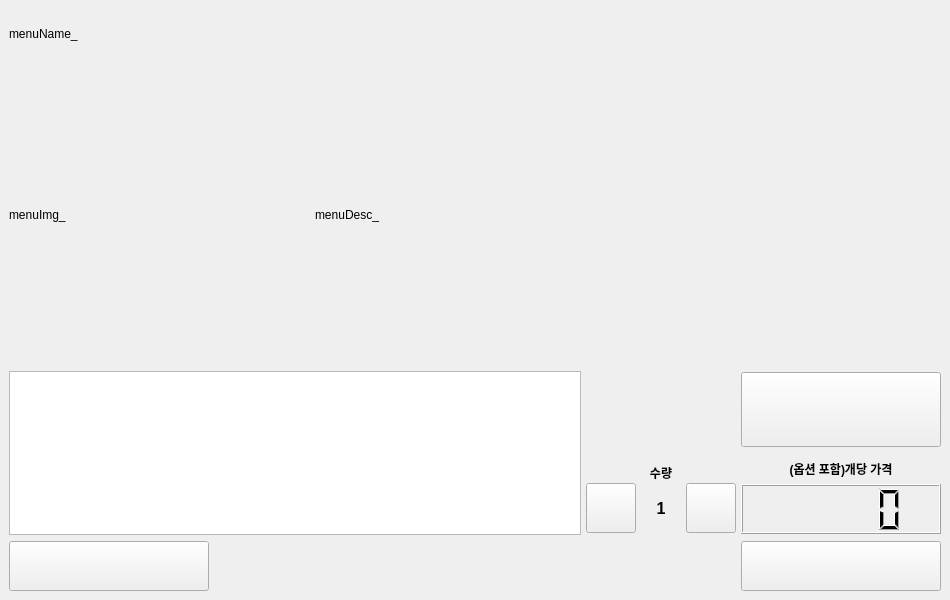
<?xml version="1.0" encoding="UTF-8"?>
<ui version="4.0">
 <class>Dialog</class>
 <widget class="QDialog" name="Dialog">
  <property name="windowModality">
   <enum>Qt::ApplicationModal</enum>
  </property>
  <property name="geometry">
   <rect>
    <x>0</x>
    <y>0</y>
    <width>950</width>
    <height>600</height>
   </rect>
  </property>
  <property name="sizePolicy">
   <sizepolicy hsizetype="Fixed" vsizetype="Fixed">
    <horstretch>0</horstretch>
    <verstretch>0</verstretch>
   </sizepolicy>
  </property>
  <property name="minimumSize">
   <size>
    <width>950</width>
    <height>600</height>
   </size>
  </property>
  <property name="maximumSize">
   <size>
    <width>950</width>
    <height>600</height>
   </size>
  </property>
  <property name="windowTitle">
   <string>Dialog</string>
  </property>
  <property name="styleSheet">
   <string notr="true">#Dialog {
	border-image: url(:/.all/src/BG2.png);
}

#btn_start {
	
	border-image: url(:/-1_aiDialog/src/aiDialog1_O.png);
}
#btn_start:hover {
	
	border-image: url(:/-1_aiDialog/src/aiDialog1_P.png);
}
#btn_start:pressed {
	
	border-image: url(:/-1_aiDialog/src/aiDialog1_H.png);
}
#btn_start:checked {
	
	border-image: url(:/-1_aiDialog/src/aiDialog1_H.png);
}

#btn_quit {
	
	border-image: url(:/-1_aiDialog/src/aiDialog2_O.png);
}
#btn_quit:hover {
	
	border-image: url(:/-1_aiDialog/src/aiDialog2_H.png);
}

#btnDec {
	
	border-image: url(:/2-2_cartItem/src/cartMinus_O.png);
}
#btnDec:hover {
	
	border-image: url(:/2-2_cartItem/src/cartMinus_H.png);
}
#btnDec:disabled {

	border-image: url(:/2-2_cartItem/src/cartMinus_D.png);
}

#btnInc {
	
	border-image: url(:/2-2_cartItem/src/cartAdd_O.png);
}
#btnInc:hover {

	border-image: url(:/2-2_cartItem/src/cartAdd_H.png);
}

#aiSelectOption {

	border-image: url(:/-1-1_aiDialog2/src/aiOptionS_O.png);
}
#aiSelectOption:hover {

	border-image: url(:/-1-1_aiDialog2/src/aiOptionS_H.png);
}

#aiAddCart {
	
	border-image: url(:/-1-1_aiDialog2/src/aiCartbtn_O.png);
}
#aiAddCart:hover {
	
	border-image: url(:/-1-1_aiDialog2/src/aiCartbtn_H.png);
}

#btn_back {

	border-image: url(:/-1-1_aiDialog2/src/btnBack_O.png);
}
#btn_back:hover {
	border-image: url(:/-1-1_aiDialog2/src/btnBack_H.png);
}

#btn_ReStart {
	border-image: url(:/-1-1_aiDialog2/src/btnRe_O.png);
}
#btn_ReStart:hover {

	border-image: url(:/-1-1_aiDialog2/src/btnRe_H.png);
}</string>
  </property>
  <layout class="QGridLayout" name="gridLayout">
   <property name="leftMargin">
    <number>0</number>
   </property>
   <property name="topMargin">
    <number>0</number>
   </property>
   <property name="rightMargin">
    <number>0</number>
   </property>
   <property name="bottomMargin">
    <number>0</number>
   </property>
   <property name="spacing">
    <number>0</number>
   </property>
   <item row="0" column="0">
    <widget class="QStackedWidget" name="stackedWidget">
     <property name="currentIndex">
      <number>2</number>
     </property>
     <widget class="QWidget" name="page">
      <layout class="QGridLayout" name="gridLayout_2">
       <item row="0" column="2">
        <widget class="QLabel" name="label">
         <property name="font">
          <font>
           <family>HY그래픽M</family>
           <pointsize>12</pointsize>
           <weight>50</weight>
           <bold>false</bold>
          </font>
         </property>
         <property name="text">
          <string>버튼을 눌러 주문하세요.

예시) 카페라떼 한잔 줘</string>
         </property>
         <property name="alignment">
          <set>Qt::AlignCenter</set>
         </property>
         <property name="textInteractionFlags">
          <set>Qt::NoTextInteraction</set>
         </property>
        </widget>
       </item>
       <item row="0" column="1">
        <widget class="QPushButton" name="btn_start">
         <property name="minimumSize">
          <size>
           <width>200</width>
           <height>200</height>
          </size>
         </property>
         <property name="maximumSize">
          <size>
           <width>200</width>
           <height>200</height>
          </size>
         </property>
         <property name="text">
          <string/>
         </property>
         <property name="checkable">
          <bool>true</bool>
         </property>
         <property name="checked">
          <bool>false</bool>
         </property>
        </widget>
       </item>
       <item row="0" column="0">
        <widget class="QLabel" name="label_2">
         <property name="text">
          <string/>
         </property>
        </widget>
       </item>
       <item row="1" column="1">
        <widget class="QPushButton" name="btn_quit">
         <property name="minimumSize">
          <size>
           <width>200</width>
           <height>50</height>
          </size>
         </property>
         <property name="maximumSize">
          <size>
           <width>200</width>
           <height>50</height>
          </size>
         </property>
         <property name="text">
          <string/>
         </property>
        </widget>
       </item>
      </layout>
     </widget>
     <widget class="QWidget" name="page_InExact">
      <layout class="QVBoxLayout" name="verticalLayout">
       <item>
        <widget class="QLabel" name="inputStr_">
         <property name="sizePolicy">
          <sizepolicy hsizetype="Preferred" vsizetype="Fixed">
           <horstretch>0</horstretch>
           <verstretch>0</verstretch>
          </sizepolicy>
         </property>
         <property name="minimumSize">
          <size>
           <width>0</width>
           <height>50</height>
          </size>
         </property>
         <property name="text">
          <string>입력 결과: </string>
         </property>
        </widget>
       </item>
       <item>
        <widget class="QListWidget" name="ai_InExactListWidget"/>
       </item>
       <item>
        <layout class="QHBoxLayout" name="horizontalLayout_3">
         <item>
          <widget class="QPushButton" name="btn_ReStart">
           <property name="minimumSize">
            <size>
             <width>200</width>
             <height>50</height>
            </size>
           </property>
           <property name="text">
            <string/>
           </property>
          </widget>
         </item>
         <item>
          <spacer name="horizontalSpacer_2">
           <property name="orientation">
            <enum>Qt::Horizontal</enum>
           </property>
           <property name="sizeHint" stdset="0">
            <size>
             <width>40</width>
             <height>20</height>
            </size>
           </property>
          </spacer>
         </item>
         <item>
          <widget class="QPushButton" name="pushButton_5">
           <property name="enabled">
            <bool>false</bool>
           </property>
           <property name="minimumSize">
            <size>
             <width>200</width>
             <height>50</height>
            </size>
           </property>
           <property name="text">
            <string>다음으로</string>
           </property>
          </widget>
         </item>
        </layout>
       </item>
      </layout>
     </widget>
     <widget class="QWidget" name="page_Exact">
      <layout class="QVBoxLayout" name="verticalLayout_2">
       <item>
        <widget class="QLabel" name="menuName_">
         <property name="sizePolicy">
          <sizepolicy hsizetype="Preferred" vsizetype="Fixed">
           <horstretch>0</horstretch>
           <verstretch>0</verstretch>
          </sizepolicy>
         </property>
         <property name="minimumSize">
          <size>
           <width>0</width>
           <height>50</height>
          </size>
         </property>
         <property name="text">
          <string>menuName_</string>
         </property>
        </widget>
       </item>
       <item>
        <layout class="QHBoxLayout" name="horizontalLayout">
         <item>
          <widget class="QLabel" name="menuImg_">
           <property name="minimumSize">
            <size>
             <width>300</width>
             <height>300</height>
            </size>
           </property>
           <property name="maximumSize">
            <size>
             <width>300</width>
             <height>300</height>
            </size>
           </property>
           <property name="text">
            <string>menuImg_</string>
           </property>
          </widget>
         </item>
         <item>
          <widget class="QLabel" name="menuDesc_">
           <property name="text">
            <string>menuDesc_</string>
           </property>
          </widget>
         </item>
        </layout>
       </item>
       <item>
        <layout class="QHBoxLayout" name="horizontalLayout_4">
         <property name="spacing">
          <number>5</number>
         </property>
         <item>
          <widget class="QListWidget" name="aiOptionListWidget">
           <property name="minimumSize">
            <size>
             <width>0</width>
             <height>0</height>
            </size>
           </property>
           <property name="maximumSize">
            <size>
             <width>600</width>
             <height>16777215</height>
            </size>
           </property>
          </widget>
         </item>
         <item>
          <layout class="QVBoxLayout" name="verticalLayout_4">
           <property name="spacing">
            <number>0</number>
           </property>
           <item>
            <spacer name="verticalSpacer">
             <property name="orientation">
              <enum>Qt::Vertical</enum>
             </property>
             <property name="sizeType">
              <enum>QSizePolicy::Fixed</enum>
             </property>
             <property name="sizeHint" stdset="0">
              <size>
               <width>20</width>
               <height>60</height>
              </size>
             </property>
            </spacer>
           </item>
           <item>
            <widget class="QLabel" name="label_3">
             <property name="minimumSize">
              <size>
               <width>0</width>
               <height>50</height>
              </size>
             </property>
             <property name="maximumSize">
              <size>
               <width>16777215</width>
               <height>50</height>
              </size>
             </property>
             <property name="font">
              <font>
               <weight>75</weight>
               <bold>true</bold>
              </font>
             </property>
             <property name="text">
              <string>수량</string>
             </property>
             <property name="alignment">
              <set>Qt::AlignBottom|Qt::AlignHCenter</set>
             </property>
            </widget>
           </item>
           <item>
            <layout class="QHBoxLayout" name="horizontalLayout_5">
             <property name="spacing">
              <number>0</number>
             </property>
             <item>
              <widget class="QPushButton" name="btnDec">
               <property name="sizePolicy">
                <sizepolicy hsizetype="Fixed" vsizetype="Fixed">
                 <horstretch>0</horstretch>
                 <verstretch>0</verstretch>
                </sizepolicy>
               </property>
               <property name="minimumSize">
                <size>
                 <width>50</width>
                 <height>50</height>
                </size>
               </property>
               <property name="maximumSize">
                <size>
                 <width>50</width>
                 <height>50</height>
                </size>
               </property>
               <property name="text">
                <string/>
               </property>
              </widget>
             </item>
             <item>
              <widget class="QLabel" name="menuAmount_">
               <property name="sizePolicy">
                <sizepolicy hsizetype="Fixed" vsizetype="Fixed">
                 <horstretch>0</horstretch>
                 <verstretch>0</verstretch>
                </sizepolicy>
               </property>
               <property name="minimumSize">
                <size>
                 <width>50</width>
                 <height>50</height>
                </size>
               </property>
               <property name="maximumSize">
                <size>
                 <width>50</width>
                 <height>50</height>
                </size>
               </property>
               <property name="font">
                <font>
                 <pointsize>12</pointsize>
                 <weight>75</weight>
                 <bold>true</bold>
                </font>
               </property>
               <property name="text">
                <string>1</string>
               </property>
               <property name="alignment">
                <set>Qt::AlignCenter</set>
               </property>
              </widget>
             </item>
             <item>
              <widget class="QPushButton" name="btnInc">
               <property name="sizePolicy">
                <sizepolicy hsizetype="Fixed" vsizetype="Fixed">
                 <horstretch>0</horstretch>
                 <verstretch>0</verstretch>
                </sizepolicy>
               </property>
               <property name="minimumSize">
                <size>
                 <width>50</width>
                 <height>50</height>
                </size>
               </property>
               <property name="maximumSize">
                <size>
                 <width>50</width>
                 <height>50</height>
                </size>
               </property>
               <property name="text">
                <string/>
               </property>
              </widget>
             </item>
            </layout>
           </item>
          </layout>
         </item>
         <item>
          <layout class="QVBoxLayout" name="verticalLayout_3">
           <item>
            <widget class="QPushButton" name="aiSelectOption">
             <property name="minimumSize">
              <size>
               <width>200</width>
               <height>75</height>
              </size>
             </property>
             <property name="maximumSize">
              <size>
               <width>200</width>
               <height>75</height>
              </size>
             </property>
             <property name="text">
              <string/>
             </property>
            </widget>
           </item>
           <item>
            <widget class="QLabel" name="label_5">
             <property name="minimumSize">
              <size>
               <width>0</width>
               <height>0</height>
              </size>
             </property>
             <property name="maximumSize">
              <size>
               <width>16777215</width>
               <height>25</height>
              </size>
             </property>
             <property name="font">
              <font>
               <weight>75</weight>
               <bold>true</bold>
              </font>
             </property>
             <property name="text">
              <string>(옵션 포함)개당 가격</string>
             </property>
             <property name="alignment">
              <set>Qt::AlignBottom|Qt::AlignHCenter</set>
             </property>
            </widget>
           </item>
           <item>
            <widget class="QLCDNumber" name="itemPrice_">
             <property name="minimumSize">
              <size>
               <width>0</width>
               <height>50</height>
              </size>
             </property>
             <property name="maximumSize">
              <size>
               <width>16777215</width>
               <height>50</height>
              </size>
             </property>
            </widget>
           </item>
          </layout>
         </item>
        </layout>
       </item>
       <item>
        <layout class="QHBoxLayout" name="horizontalLayout_2">
         <item>
          <widget class="QPushButton" name="btn_back">
           <property name="minimumSize">
            <size>
             <width>200</width>
             <height>50</height>
            </size>
           </property>
           <property name="text">
            <string/>
           </property>
          </widget>
         </item>
         <item>
          <spacer name="horizontalSpacer">
           <property name="orientation">
            <enum>Qt::Horizontal</enum>
           </property>
           <property name="sizeHint" stdset="0">
            <size>
             <width>40</width>
             <height>20</height>
            </size>
           </property>
          </spacer>
         </item>
         <item>
          <widget class="QPushButton" name="aiAddCart">
           <property name="minimumSize">
            <size>
             <width>200</width>
             <height>50</height>
            </size>
           </property>
           <property name="text">
            <string/>
           </property>
          </widget>
         </item>
        </layout>
       </item>
      </layout>
     </widget>
    </widget>
   </item>
  </layout>
 </widget>
 <resources>
  <include location="../UI/resources.qrc"/>
 </resources>
 <connections>
  <connection>
   <sender>btn_start</sender>
   <signal>clicked()</signal>
   <receiver>Dialog</receiver>
   <slot>btn_Start()</slot>
   <hints>
    <hint type="sourcelabel">
     <x>453</x>
     <y>262</y>
    </hint>
    <hint type="destinationlabel">
     <x>1044</x>
     <y>261</y>
    </hint>
   </hints>
  </connection>
  <connection>
   <sender>btn_back</sender>
   <signal>clicked()</signal>
   <receiver>Dialog</receiver>
   <slot>btn_Back()</slot>
   <hints>
    <hint type="sourcelabel">
     <x>50</x>
     <y>565</y>
    </hint>
    <hint type="destinationlabel">
     <x>74</x>
     <y>620</y>
    </hint>
   </hints>
  </connection>
  <connection>
   <sender>aiSelectOption</sender>
   <signal>clicked()</signal>
   <receiver>Dialog</receiver>
   <slot>btn_SelectOption()</slot>
   <hints>
    <hint type="sourcelabel">
     <x>835</x>
     <y>432</y>
    </hint>
    <hint type="destinationlabel">
     <x>75</x>
     <y>-83</y>
    </hint>
   </hints>
  </connection>
  <connection>
   <sender>aiAddCart</sender>
   <signal>clicked()</signal>
   <receiver>Dialog</receiver>
   <slot>btn_addCart()</slot>
   <hints>
    <hint type="sourcelabel">
     <x>807</x>
     <y>577</y>
    </hint>
    <hint type="destinationlabel">
     <x>55</x>
     <y>643</y>
    </hint>
   </hints>
  </connection>
  <connection>
   <sender>btn_ReStart</sender>
   <signal>clicked()</signal>
   <receiver>Dialog</receiver>
   <slot>btn_Back()</slot>
   <hints>
    <hint type="sourcelabel">
     <x>120</x>
     <y>565</y>
    </hint>
    <hint type="destinationlabel">
     <x>-53</x>
     <y>565</y>
    </hint>
   </hints>
  </connection>
  <connection>
   <sender>btn_quit</sender>
   <signal>clicked()</signal>
   <receiver>Dialog</receiver>
   <slot>Close()</slot>
   <hints>
    <hint type="sourcelabel">
     <x>425</x>
     <y>450</y>
    </hint>
    <hint type="destinationlabel">
     <x>-45</x>
     <y>89</y>
    </hint>
   </hints>
  </connection>
  <connection>
   <sender>btnDec</sender>
   <signal>clicked()</signal>
   <receiver>Dialog</receiver>
   <slot>DecreaseAmount()</slot>
   <hints>
    <hint type="sourcelabel">
     <x>610</x>
     <y>499</y>
    </hint>
    <hint type="destinationlabel">
     <x>548</x>
     <y>764</y>
    </hint>
   </hints>
  </connection>
  <connection>
   <sender>btnInc</sender>
   <signal>clicked()</signal>
   <receiver>Dialog</receiver>
   <slot>IncreaseAmount()</slot>
   <hints>
    <hint type="sourcelabel">
     <x>708</x>
     <y>508</y>
    </hint>
    <hint type="destinationlabel">
     <x>702</x>
     <y>691</y>
    </hint>
   </hints>
  </connection>
 </connections>
 <slots>
  <slot>btn_Start()</slot>
  <slot>btn_Back()</slot>
  <slot>btn_SelectOption()</slot>
  <slot>btn_addCart()</slot>
  <slot>Close()</slot>
  <slot>DecreaseAmount()</slot>
  <slot>IncreaseAmount()</slot>
 </slots>
</ui>
